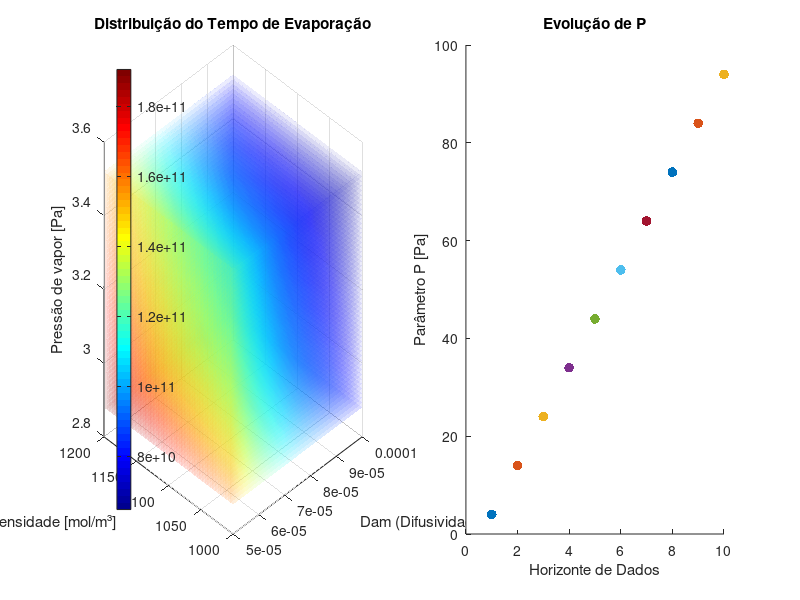

The MATLAB script that drew this image:
clc;
clear;

% Definição das variáveis
xinf = 0.00005;  % Limite inferior de Dam (difusividade no ar) [m²/s]
xsup = 0.0001;   % Limite superior de Dam
px = (xsup - xinf) / 10;

yinf = 1000;     % Limite inferior da densidade do fluido [mol/m³]
ysup = 1200;     % Limite superior da densidade do fluido
py = (ysup - yinf) / 10;

zinf = 2.88;     % Limite inferior da pressão de vapor [Pa]
zsup = 3.52;     % Limite superior da pressão de vapor
pz = (zsup - zinf) / 10;

% Refinamento das fatias para visualização
pxs = px / 5;
pys = py / 5;
pzs = pz / 5;

Nx = round((xsup - xinf) / px);
Ny = round((ysup - yinf) / py);
Nz = round((zsup - zinf) / pz);

[x, y, z] = meshgrid(xinf:px:xsup, yinf:py:ysup, zinf:pz:zsup);
xslice = xinf:pxs:xsup;
yslice = yinf:pys:ysup;
zslice = zinf:pzs:zsup;

% Parâmetros físicos
colormap(jet);
nhz = 1; % Contador do horizonte de dados
ht = 5; #altura máxima do tanque de evaporação
h0 = 2.5; # Chão do tanque de evaporação
Rg = 8.314; % Constante dos gases [J/(mol*K)]
T = 298;   % Temperatura [K]

% Inicialização de variáveis para iteração
p = 4;       % Pressão inicial [Pa]
pLim = 100;  % Pressão limite [Pa]
passoP = 10; % Incremento de pressão [Pa]
pontosp = 0;

abc = []; % Vetor para armazenar dados 4D

while (p <= pLim)
    % Cálculo do tempo de evaporação
    v = (((ht * h0) - ((h0^2) / 2)) ./ (((x * p) ./ (y * Rg * T)) .* log(p ./ (p - z))));

    % Plotagem do gráfico 3D com slices
    subplot(1,2,1);
    s1 = slice(x, y, z, v, xslice, yslice, zslice);
    set(s1, 'FaceAlpha', 0.08);
    shading interp;
    view(-45, 25);
    colorbar('west');
    xlabel('Dam (Difusividade no ar) [m²/s]');
    ylabel('Densidade [mol/m³]');
    zlabel('Pressão de vapor [Pa]');
    title('Distribuição do Tempo de Evaporação');

    pause(0.0001);

    % Gráfico de evolução do parâmetro P
    subplot(1,2,2);
    scatter(nhz, p, 50, 'filled'); hold on;
    xlabel('Horizonte de Dados');
    ylabel('Parâmetro P [Pa]');
    title('Evolução de P');
    nhz = nhz + 1;

    % Armazenamento dos valores calculados
    for c = 1:Nz+1
        for i = 1:Ny+1
            for j = 1:Nx+1
                v_atual = (((ht * h0) - ((h0^2) / 2)) / (((x(i,j,c) * p) / (y(i,j,c) * Rg * T)) * log(p / (p - z(i,j,c)))));
                abc = [abc; x(i,j,c), y(i,j,c), z(i,j,c), v_atual, p];
            end
        end
    end

    p = p + passoP;
    pontosp = pontosp + 1;
end

% Determinação do tempo mínimo de evaporação
[~, vmin] = min(abc(:,4));
fprintf('\nPonto de Mínimo:  x = %.5f  y = %.5f  z = %.5f  v = %.5f  p = %.5f', abc(vmin,:));

% Determinação do tempo máximo de evaporação
[~, vmax] = max(abc(:,4));
fprintf('\nPonto de Máximo:  x = %.5f  y = %.5f  z = %.5f  v = %.5f  p = %.5f', abc(vmax,:));
